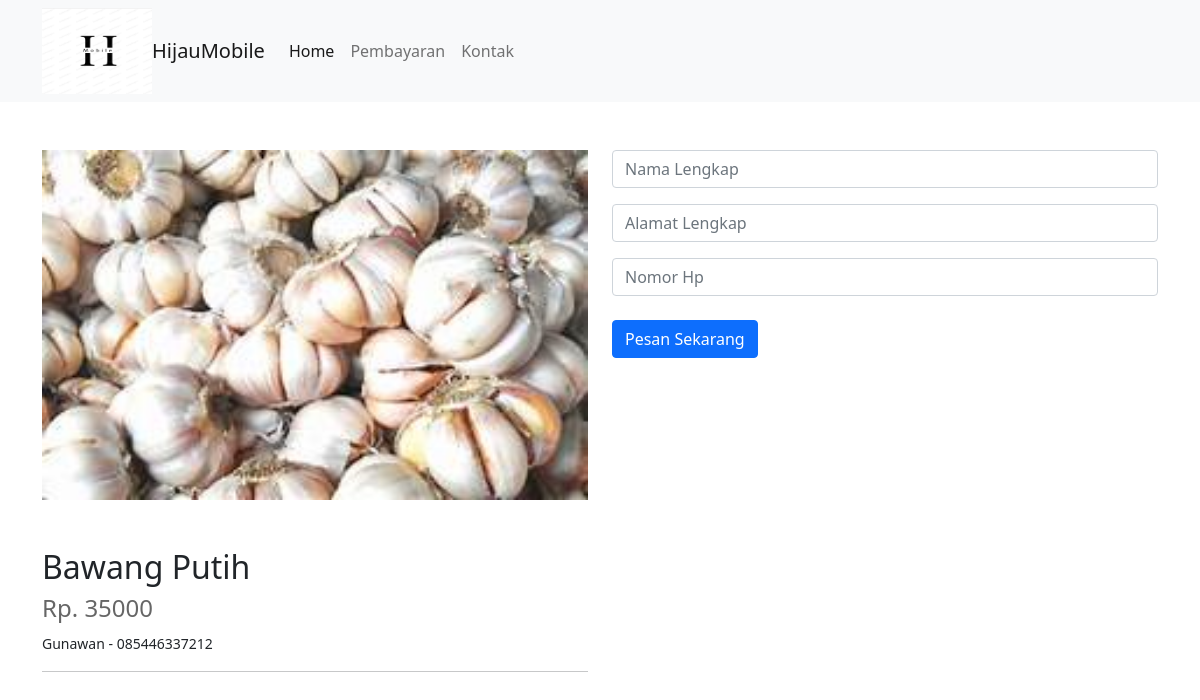
Page /pembayaran.php?id=10 on the committed database.
### tables this page shows
CREATE TABLE `barang` (
  `id` int(11) NOT NULL,
  `nama` varchar(100) NOT NULL,
  `harga` int(11) NOT NULL,
  `petani` varchar(100) NOT NULL,
  `kontak` varchar(15) NOT NULL,
  `gambar` text NOT NULL,
  `deskripsi` text NOT NULL
);

### pembayaran.php (the view, shortened to what this page needs)
<?php include("./template/_snippets/_header.php"); ?>
<?php include("./template/navbar.php"); ?>
<?php
include("./database/koneksi.php");
$id = strip_tags($_GET['id']);
$sql = mysqli_query($con, "SELECT * FROM barang WHERE id = $id")
?>
<div class="container mt-5">
    <div class="row">
        <div class="col-md-6">
            <?php while ($row = mysqli_fetch_object($sql)) { ?>
                <img style="width: 100%; height: 350px;" src="./images/<?= $row->gambar ?>" />
                <h2 class="mt-5"><?= $row->nama ?></h2>
                <h4 style="color: #666666;">Rp. <?= $row->harga ?></h4>
                <small><?= $row->petani ?> - <?= $row->kontak ?></small>
                <hr />
            <?php } ?>
        </div>
        <form class="col-md-6" id='form' method="POST" action="code/insert/pembayaran.php">
            <input type='text' id='input' name='nama' placeholder="Nama Lengkap" class="form-control" />
            <input type='text' id='input' name='alamat' placeholder="Alamat Lengkap" class="form-control mt-3" />
            <input type='text' id='input' name='kontak' placeholder="Nomor Hp" class="form-control mt-3" />
            <button type="submit" class="btn btn-primary mt-4">Pesan Sekarang</button>
        </form>
    </div>
</div>
<?php include("./template/_snippets/_footer.php"); ?>

### rows in the picture
barang: gambar (picture), nama "Bawang Putih", harga "35000", petani "Gunawan", kontak "085446337212"
